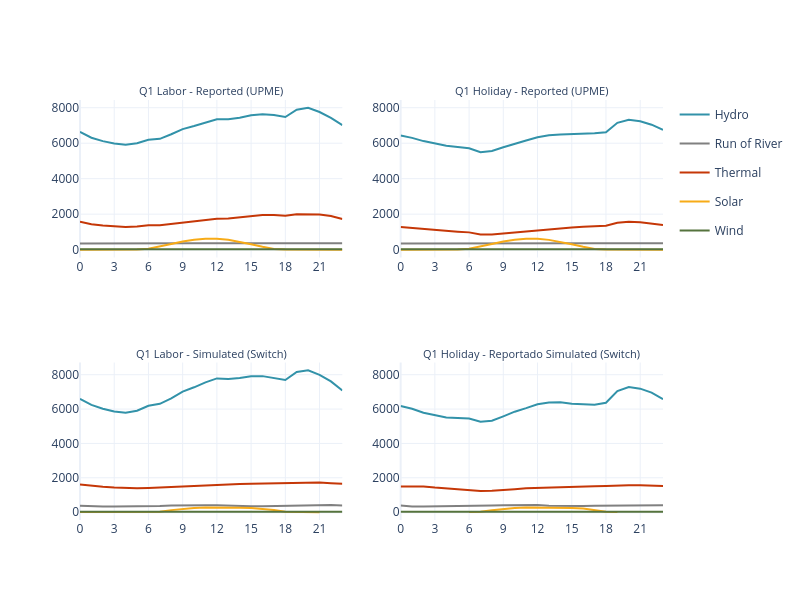

The notebook cell saved with this chart:
### Code cell
import pandas as pd
import plotly.express as px
import plotly.graph_objects as go
from plotly.subplots import make_subplots

def plot_q1_generation(gen_res, gen_disp, tech_colors, tech_order):   
    # Exctract Quarter, daytime, hour
    for df in [gen_res, gen_disp]:
        df['Quarter'] = df['timestamp'].str.extract(r'Q([1-4])')[0].apply(lambda x: f'Q{x}')
        df['DayType'] = df['timestamp'].str.extract(r'_(L|H)_')[0].map({'L': 'Labor', 'H': 'Holiday'})
        df['Hour'] = df['timestamp'].str.extract(r'_(\d{1,2})h$')[0].astype(int)
    
    daytypes = ['Labor', 'Holiday']
    fig = make_subplots(
        rows=2, cols=2,
        subplot_titles=[
            "Q1 Labor - Reported (UPME)", "Q1 Holiday - Reported (UPME)",
            "Q1 Labor - Simulated (Switch)", "Q1 Holiday - Reportado Simulated (Switch)"],
        shared_yaxes=True
    )    
    # Map
    position_map = {
        ('Labor', 'Pred'): (1, 1),
        ('Holiday', 'Pred'): (1, 2),
        ('Labor', 'Real'): (2, 1),
        ('Holiday', 'Real'): (2, 2),
    }
    
    for daytype in daytypes:
        # Predicated Data
        disp_df = gen_disp[(gen_disp['DayType'] == daytype) & (gen_disp['Quarter'] == 'Q1')]
        fig_pred = px.line(
            disp_df, x='Hour', y='DispatchGen_MW', color='Tech',
            color_discrete_map=tech_colors, category_orders={"Tech": tech_order}
        )
        for trace in fig_pred['data']:
            #trace.update(fill='tozeroy')
            fig.add_trace(trace, row=position_map[(daytype, 'Pred')][0], col=position_map[(daytype, 'Pred')][1])
        
        # Real data
        res_df = gen_res[(gen_res['DayType'] == daytype) & (gen_res['Quarter'] == 'Q1')]
        fig_real = px.line(
            res_df, x='Hour', y='DispatchGen_MW', color='Tech',
            color_discrete_map=tech_colors, category_orders={"Tech": tech_order}
        )
        for trace in fig_real['data']:
            #trace.update(fill='tozeroy')
            fig.add_trace(trace, row=position_map[(daytype, 'Real')][0], col=position_map[(daytype, 'Real')][1])
    
    # Hide duplicated legends
    names = set()
    for trace in fig['data']:
        if trace.name in names:
            trace.showlegend = False
        else:
            names.add(trace.name)
    
    # Layout final
    fig.update_layout(
        height=12*50, width=16*50,
        template="plotly_white"
    )
    fig.update_xaxes(dtick=3, showticklabels=True, title_text=None)
    fig.update_yaxes(showticklabels=True, title_text=None)
    fig.update_annotations(font=dict(size=11))
    
    fig.show()

plot_q1_generation(gen_res, gen_disp, tech_colors, tech_order)

### Figure 1 — Plotly figure (JSON) as saved in the notebook; plotly's stock layout.template omitted (floating-point values rounded to 4 significant figures)
{"data": [{"hovertemplate": "Tech=Hydro<br>Hour=%{x}<br>DispatchGen_MW=%{y}<extra></extra>", "legendgroup": "Hydro", "line": {"color": "#3292A9", "dash": "solid"}, "marker": {"symbol": "circle"}, "mode": "lines", "name": "Hydro", "orientation": "v", "showlegend": true, "type": "scatter", "x": [0, 1, 2, 3, 4, 5, 6, 7, 8, 9, 10, 11, 12, 13, 14, 15, 16, 17, 18, 19, 20, 21, 22, 23], "xaxis": "x", "y": [6644.0, 6310.0, 6117.0, 5981.0, 5914.0, 5995.0, 6189.0, 6247.0, 6504.0, 6797.0, 6969.0, 7167.0, 7351.0, 7356.0, 7431.0, 7578.0, 7637.0, 7588.0, 7474.0, 7888.0, 7992.0, 7760.0, 7424.0, 7018.0], "yaxis": "y"}, {"hovertemplate": "Tech=Run of River<br>Hour=%{x}<br>DispatchGen_MW=%{y}<extra></extra>", "legendgroup": "Run of River", "line": {"color": "#808080", "dash": "solid"}, "marker": {"symbol": "circle"}, "mode": "lines", "name": "Run of River", "orientation": "v", "showlegend": true, "type": "scatter", "x": [0, 1, 2, 3, 4, 5, 6, 7, 8, 9, 10, 11, 12, 13, 14, 15, 16, 17, 18, 19, 20, 21, 22, 23], "xaxis": "x", "y": [351.9, 348.5, 346.8, 345.5, 345.7, 347.2, 350.2, 352.5, 355.2, 358.5, 360.2, 361.9, 362.0, 360.8, 361.3, 362.9, 370.5, 370.8, 370.8, 373.4, 372.2, 368.1, 363.8, 360.0], "yaxis": "y"}, {"hovertemplate": "Tech=Thermal<br>Hour=%{x}<br>DispatchGen_MW=%{y}<extra></extra>", "legendgroup": "Thermal", "line": {"color": "#C53707", "dash": "solid"}, "marker": {"symbol": "circle"}, "mode": "lines", "name": "Thermal", "orientation": "v", "showlegend": true, "type": "scatter", "x": [0, 1, 2, 3, 4, 5, 6, 7, 8, 9, 10, 11, 12, 13, 14, 15, 16, 17, 18, 19, 20, 21, 22, 23], "xaxis": "x", "y": [1570.0, 1434.0, 1356.0, 1300.0, 1273.0, 1306.0, 1374.0, 1373.0, 1445.0, 1538.0, 1591.0, 1665.0, 1742.0, 1754.0, 1808.0, 1896.0, 1954.0, 1957.0, 1912.0, 1999.0, 2007.0, 1986.0, 1891.0, 1725.0], "yaxis": "y"}, {"hovertemplate": "Tech=Solar<br>Hour=%{x}<br>DispatchGen_MW=%{y}<extra></extra>", "legendgroup": "Solar", "line": {"color": "#F7AB17", "dash": "solid"}, "marker": {"symbol": "circle"}, "mode": "lines", "name": "Solar", "orientation": "v", "showlegend": true, "type": "scatter", "x": [0, 1, 2, 3, 4, 5, 6, 7, 8, 9, 10, 11, 12, 13, 14, 15, 16, 17, 18, 19, 20, 21, 22, 23], "xaxis": "x", "y": [0, 0, 0, 0, 0, 0.06081, 45.58, 168.6, 322.0, 459.8, 562.0, 612.9, 610.1, 551.1, 442.9, 304.4, 157.1, 33.06, 0.03198, 0, 0, 0, 0, 0], "yaxis": "y"}, {"hovertemplate": "Tech=Wind<br>Hour=%{x}<br>DispatchGen_MW=%{y}<extra></extra>", "legendgroup": "Wind", "line": {"color": "#55733D", "dash": "solid"}, "marker": {"symbol": "circle"}, "mode": "lines", "name": "Wind", "orientation": "v", "showlegend": true, "type": "scatter", "x": [0, 1, 2, 3, 4, 5, 6, 7, 8, 9, 10, 11, 12, 13, 14, 15, 16, 17, 18, 19, 20, 21, 22, 23], "xaxis": "x", "y": [26.73, 26.53, 26.32, 26.24, 26.12, 26.07, 25.92, 25.69, 25.6, 25.49, 25.57, 25.41, 25.4, 25.47, 25.74, 26.08, 26.69, 27.85, 28.6, 28.64, 28.52, 28.19, 27.81, 27.24], "yaxis": "y"}, {"hovertemplate": "Tech=Hydro<br>Hour=%{x}<br>DispatchGen_MW=%{y}<extra></extra>", "legendgroup": "Hydro", "line": {"color": "#3292A9", "dash": "solid"}, "marker": {"symbol": "circle"}, "mode": "lines", "name": "Hydro", "orientation": "v", "showlegend": false, "type": "scatter", "x": [0, 1, 2, 3, 4, 5, 6, 7, 8, 9, 10, 11, 12, 13, 14, 15, 16, 17, 18, 19, 20, 21, 22, 23], "xaxis": "x3", "y": [6599.0, 6242.0, 6018.0, 5861.0, 5783.0, 5905.0, 6194.0, 6305.0, 6616.0, 7015.0, 7267.0, 7553.0, 7784.0, 7752.0, 7803.0, 7913.0, 7918.0, 7808.0, 7692.0, 8157.0, 8253.0, 7996.0, 7610.0, 7076.0], "yaxis": "y3"}, {"hovertemplate": "Tech=Run of River<br>Hour=%{x}<br>DispatchGen_MW=%{y}<extra></extra>", "legendgroup": "Run of River", "line": {"color": "#808080", "dash": "solid"}, "marker": {"symbol": "circle"}, "mode": "lines", "name": "Run of River", "orientation": "v", "showlegend": false, "type": "scatter", "x": [0, 1, 2, 3, 4, 5, 6, 7, 8, 9, 10, 11, 12, 13, 14, 15, 16, 17, 18, 19, 20, 21, 22, 23], "xaxis": "x3", "y": [368.1, 334.5, 330.6, 330.7, 333.9, 339.5, 345.5, 357.2, 392.1, 406.4, 404.1, 400.3, 403.8, 374.8, 344.9, 342.8, 345.1, 358.5, 371.3, 406.5, 418.7, 416.3, 410.0, 392.7], "yaxis": "y3"}, {"hovertemplate": "Tech=Thermal<br>Hour=%{x}<br>DispatchGen_MW=%{y}<extra></extra>", "legendgroup": "Thermal", "line": {"color": "#C53707", "dash": "solid"}, "marker": {"symbol": "circle"}, "mode": "lines", "name": "Thermal", "orientation": "v", "showlegend": false, "type": "scatter", "x": [0, 1, 2, 3, 4, 5, 6, 7, 8, 9, 10, 11, 12, 13, 14, 15, 16, 17, 18, 19, 20, 21, 22, 23], "xaxis": "x3", "y": [1605.0, 1522.0, 1476.0, 1434.0, 1408.0, 1388.0, 1407.0, 1440.0, 1473.0, 1508.0, 1542.0, 1570.0, 1599.0, 1621.0, 1635.0, 1647.0, 1658.0, 1660.0, 1662.0, 1701.0, 1719.0, 1721.0, 1685.0, 1650.0], "yaxis": "y3"}, {"hovertemplate": "Tech=Solar<br>Hour=%{x}<br>DispatchGen_MW=%{y}<extra></extra>", "legendgroup": "Solar", "line": {"color": "#F7AB17", "dash": "solid"}, "marker": {"symbol": "circle"}, "mode": "lines", "name": "Solar", "orientation": "v", "showlegend": false, "type": "scatter", "x": [0, 1, 2, 3, 4, 5, 6, 7, 8, 9, 10, 11, 12, 13, 14, 15, 16, 17, 18, 19, 20, 21], "xaxis": "x3", "y": [0.000645, 0.00127, 0.000845, 0.001225, 0.00089, 0.001185, 0.08692, 19.16, 116.5, 196.9, 243.2, 262.8, 270.5, 268.7, 258.1, 239.5, 202.5, 124.7, 20.75, 0.023, 4e-05, 3e-05], "yaxis": "y3"}, {"hovertemplate": "Tech=Wind<br>Hour=%{x}<br>DispatchGen_MW=%{y}<extra></extra>", "legendgroup": "Wind", "line": {"color": "#55733D", "dash": "solid"}, "marker": {"symbol": "circle"}, "mode": "lines", "name": "Wind", "orientation": "v", "showlegend": false, "type": "scatter", "x": [0, 1, 2, 3, 4, 5, 6, 7, 8, 9, 10, 11, 12, 13, 14, 15, 16, 17, 18, 19, 20, 21, 22, 23], "xaxis": "x3", "y": [21.93, 20.54, 19.91, 19.21, 17.49, 16.51, 16.18, 15.74, 15.51, 17.34, 19.42, 20.94, 22.37, 23.75, 25.25, 25.82, 26.09, 26.02, 26.11, 25.7, 24.3, 23.23, 22.8, 22.5], "yaxis": "y3"}, {"hovertemplate": "Tech=Hydro<br>Hour=%{x}<br>DispatchGen_MW=%{y}<extra></extra>", "legendgroup": "Hydro", "line": {"color": "#3292A9", "dash": "solid"}, "marker": {"symbol": "circle"}, "mode": "lines", "name": "Hydro", "orientation": "v", "showlegend": false, "type": "scatter", "x": [0, 1, 2, 3, 4, 5, 6, 7, 8, 9, 10, 11, 12, 13, 14, 15, 16, 17, 18, 19, 20, 21, 22, 23], "xaxis": "x2", "y": [6431.0, 6302.0, 6119.0, 5968.0, 5852.0, 5790.0, 5716.0, 5493.0, 5563.0, 5769.0, 5971.0, 6151.0, 6332.0, 6443.0, 6493.0, 6511.0, 6537.0, 6561.0, 6614.0, 7148.0, 7321.0, 7240.0, 7045.0, 6748.0], "yaxis": "y2"}, {"hovertemplate": "Tech=Run of River<br>Hour=%{x}<br>DispatchGen_MW=%{y}<extra></extra>", "legendgroup": "Run of River", "line": {"color": "#808080", "dash": "solid"}, "marker": {"symbol": "circle"}, "mode": "lines", "name": "Run of River", "orientation": "v", "showlegend": false, "type": "scatter", "x": [0, 1, 2, 3, 4, 5, 6, 7, 8, 9, 10, 11, 12, 13, 14, 15, 16, 17, 18, 19, 20, 21, 22, 23], "xaxis": "x2", "y": [344.6, 342.9, 341.3, 340.4, 340.3, 340.8, 340.8, 340.2, 342.8, 345.7, 347.6, 349.3, 349.5, 349.3, 349.8, 349.9, 355.6, 355.7, 357.3, 360.1, 360.2, 357.9, 355.7, 352.6], "yaxis": "y2"}, {"hovertemplate": "Tech=Thermal<br>Hour=%{x}<br>DispatchGen_MW=%{y}<extra></extra>", "legendgroup": "Thermal", "line": {"color": "#C53707", "dash": "solid"}, "marker": {"symbol": "circle"}, "mode": "lines", "name": "Thermal", "orientation": "v", "showlegend": false, "type": "scatter", "x": [0, 1, 2, 3, 4, 5, 6, 7, 8, 9, 10, 11, 12, 13, 14, 15, 16, 17, 18, 19, 20, 21, 22, 23], "xaxis": "x2", "y": [1269.0, 1218.0, 1144.0, 1084.0, 1038.0, 1014.0, 972.9, 858.5, 854.7, 910.5, 973.5, 1039.0, 1113.0, 1170.0, 1211.0, 1247.0, 1289.0, 1322.0, 1345.0, 1512.0, 1576.0, 1546.0, 1473.0, 1382.0], "yaxis": "y2"}, {"hovertemplate": "Tech=Solar<br>Hour=%{x}<br>DispatchGen_MW=%{y}<extra></extra>", "legendgroup": "Solar", "line": {"color": "#F7AB17", "dash": "solid"}, "marker": {"symbol": "circle"}, "mode": "lines", "name": "Solar", "orientation": "v", "showlegend": false, "type": "scatter", "x": [0, 1, 2, 3, 4, 5, 6, 7, 8, 9, 10, 11, 12, 13, 14, 15, 16, 17, 18, 19, 20, 21, 22, 23], "xaxis": "x2", "y": [0, 0, 0, 0, 0, 0.0615, 45.68, 168.1, 321.0, 458.8, 561.0, 611.9, 608.8, 549.8, 441.8, 303.8, 156.9, 33.1, 0.03207, 0, 0, 0, 0, 0], "yaxis": "y2"}, {"hovertemplate": "Tech=Wind<br>Hour=%{x}<br>DispatchGen_MW=%{y}<extra></extra>", "legendgroup": "Wind", "line": {"color": "#55733D", "dash": "solid"}, "marker": {"symbol": "circle"}, "mode": "lines", "name": "Wind", "orientation": "v", "showlegend": false, "type": "scatter", "x": [0, 1, 2, 3, 4, 5, 6, 7, 8, 9, 10, 11, 12, 13, 14, 15, 16, 17, 18, 19, 20, 21, 22, 23], "xaxis": "x2", "y": [27.26, 26.89, 27.06, 26.93, 27.06, 26.96, 26.52, 26.43, 26.08, 25.51, 25.7, 25.49, 25.28, 25.24, 25.57, 26.04, 26.97, 28.14, 28.77, 28.63, 28.49, 28.15, 27.63, 27.1], "yaxis": "y2"}, {"hovertemplate": "Tech=Hydro<br>Hour=%{x}<br>DispatchGen_MW=%{y}<extra></extra>", "legendgroup": "Hydro", "line": {"color": "#3292A9", "dash": "solid"}, "marker": {"symbol": "circle"}, "mode": "lines", "name": "Hydro", "orientation": "v", "showlegend": false, "type": "scatter", "x": [0, 1, 2, 3, 4, 5, 6, 7, 8, 9, 10, 11, 12, 13, 14, 15, 16, 17, 18, 19, 20, 21, 22, 23], "xaxis": "x4", "y": [6179.0, 6022.0, 5782.0, 5634.0, 5514.0, 5479.0, 5445.0, 5268.0, 5318.0, 5578.0, 5848.0, 6053.0, 6280.0, 6389.0, 6403.0, 6311.0, 6260.0, 6252.0, 6369.0, 7044.0, 7287.0, 7187.0, 6957.0, 6575.0], "yaxis": "y4"}, {"hovertemplate": "Tech=Run of River<br>Hour=%{x}<br>DispatchGen_MW=%{y}<extra></extra>", "legendgroup": "Run of River", "line": {"color": "#808080", "dash": "solid"}, "marker": {"symbol": "circle"}, "mode": "lines", "name": "Run of River", "orientation": "v", "showlegend": false, "type": "scatter", "x": [0, 1, 2, 3, 4, 5, 6, 7, 8, 9, 10, 11, 12, 13, 14, 15, 16, 17, 18, 19, 20, 21, 22, 23], "xaxis": "x4", "y": [379.2, 328.6, 326.9, 331.5, 329.4, 328.4, 330.9, 338.6, 378.6, 401.1, 406.9, 409.3, 408.9, 378.1, 359.6, 357.9, 359.3, 369.1, 376.9, 399.7, 411.4, 408.2, 399.5, 394.4], "yaxis": "y4"}, {"hovertemplate": "Tech=Thermal<br>Hour=%{x}<br>DispatchGen_MW=%{y}<extra></extra>", "legendgroup": "Thermal", "line": {"color": "#C53707", "dash": "solid"}, "marker": {"symbol": "circle"}, "mode": "lines", "name": "Thermal", "orientation": "v", "showlegend": false, "type": "scatter", "x": [0, 1, 2, 3, 4, 5, 6, 7, 8, 9, 10, 11, 12, 13, 14, 15, 16, 17, 18, 19, 20, 21, 22, 23], "xaxis": "x4", "y": [1495.0, 1516.0, 1497.0, 1427.0, 1386.0, 1336.0, 1302.0, 1223.0, 1244.0, 1272.0, 1331.0, 1386.0, 1412.0, 1441.0, 1445.0, 1466.0, 1481.0, 1502.0, 1521.0, 1561.0, 1567.0, 1560.0, 1533.0, 1527.0], "yaxis": "y4"}, {"hovertemplate": "Tech=Solar<br>Hour=%{x}<br>DispatchGen_MW=%{y}<extra></extra>", "legendgroup": "Solar", "line": {"color": "#F7AB17", "dash": "solid"}, "marker": {"symbol": "circle"}, "mode": "lines", "name": "Solar", "orientation": "v", "showlegend": false, "type": "scatter", "x": [6, 7, 8, 9, 10, 11, 12, 13, 14, 15, 16, 17, 18, 19], "xaxis": "x4", "y": [0.09956, 17.62, 108.5, 189.8, 233.7, 265.9, 269.0, 269.3, 253.4, 239.6, 206.3, 118.2, 20.29, 0.03136], "yaxis": "y4"}, {"hovertemplate": "Tech=Wind<br>Hour=%{x}<br>DispatchGen_MW=%{y}<extra></extra>", "legendgroup": "Wind", "line": {"color": "#55733D", "dash": "solid"}, "marker": {"symbol": "circle"}, "mode": "lines", "name": "Wind", "orientation": "v", "showlegend": false, "type": "scatter", "x": [0, 1, 2, 3, 4, 5, 6, 7, 8, 9, 10, 11, 12, 13, 14, 15, 16, 17, 18, 19, 20, 21, 22, 23], "xaxis": "x4", "y": [20.02, 19.8, 18.51, 17.93, 18.19, 17.71, 16.25, 14.06, 14.77, 18.78, 19.82, 20.66, 22.92, 25.32, 25.6, 26.1, 26.06, 24.71, 25.04, 24.55, 22.91, 22.77, 22.78, 21.93], "yaxis": "y4"}], "layout": {"annotations": [{"font": {"size": 11}, "showarrow": false, "text": "Q1 Labor - Reported (UPME)", "x": 0.225, "xanchor": "center", "xref": "paper", "y": 1, "yanchor": "bottom", "yref": "paper"}, {"font": {"size": 11}, "showarrow": false, "text": "Q1 Holiday - Reported (UPME)", "x": 0.775, "xanchor": "center", "xref": "paper", "y": 1, "yanchor": "bottom", "yref": "paper"}, {"font": {"size": 11}, "showarrow": false, "text": "Q1 Labor - Simulated (Switch)", "x": 0.225, "xanchor": "center", "xref": "paper", "y": 0.375, "yanchor": "bottom", "yref": "paper"}, {"font": {"size": 11}, "showarrow": false, "text": "Q1 Holiday - Reportado Simulated (Switch)", "x": 0.775, "xanchor": "center", "xref": "paper", "y": 0.375, "yanchor": "bottom", "yref": "paper"}], "height": 600, "width": 800, "xaxis": {"anchor": "y", "domain": [0, 0.45], "dtick": 3, "showticklabels": true}, "xaxis2": {"anchor": "y2", "domain": [0.55, 1], "dtick": 3, "showticklabels": true}, "xaxis3": {"anchor": "y3", "domain": [0, 0.45], "dtick": 3, "showticklabels": true}, "xaxis4": {"anchor": "y4", "domain": [0.55, 1], "dtick": 3, "showticklabels": true}, "yaxis": {"anchor": "x", "domain": [0.625, 1], "showticklabels": true}, "yaxis2": {"anchor": "x2", "domain": [0.625, 1], "matches": "y", "showticklabels": true}, "yaxis3": {"anchor": "x3", "domain": [0, 0.375], "showticklabels": true}, "yaxis4": {"anchor": "x4", "domain": [0, 0.375], "matches": "y3", "showticklabels": true}}}
